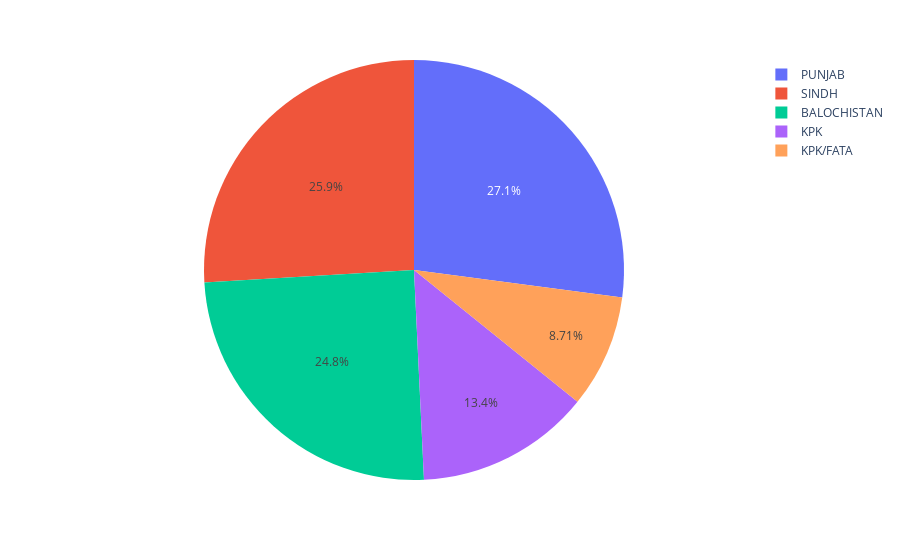

Here is the notebook cell this chart was saved with:
### Code cell
fig = px.pie(df, names="PROVINCE")
fig.show()

### Figure 1 — Plotly figure (JSON) as saved in the notebook; plotly's stock layout.template omitted (floating-point values rounded to 4 significant figures; data arrays with more than 128 entries replaced by an {"elided": "..."} marker saying what was removed)
{"data": [{"domain": {"x": [0, 1], "y": [0, 1]}, "hovertemplate": "PROVINCE=%{label}<extra></extra>", "labels": {"elided": "528 str values"}, "legendgroup": "", "name": "", "showlegend": true, "type": "pie"}], "layout": {"legend": {"tracegroupgap": 0}, "margin": {"t": 60}}}
